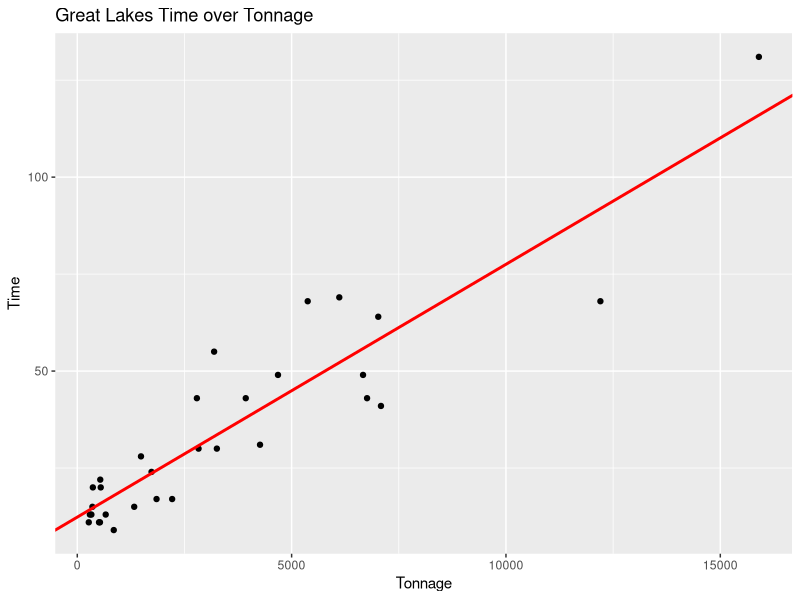
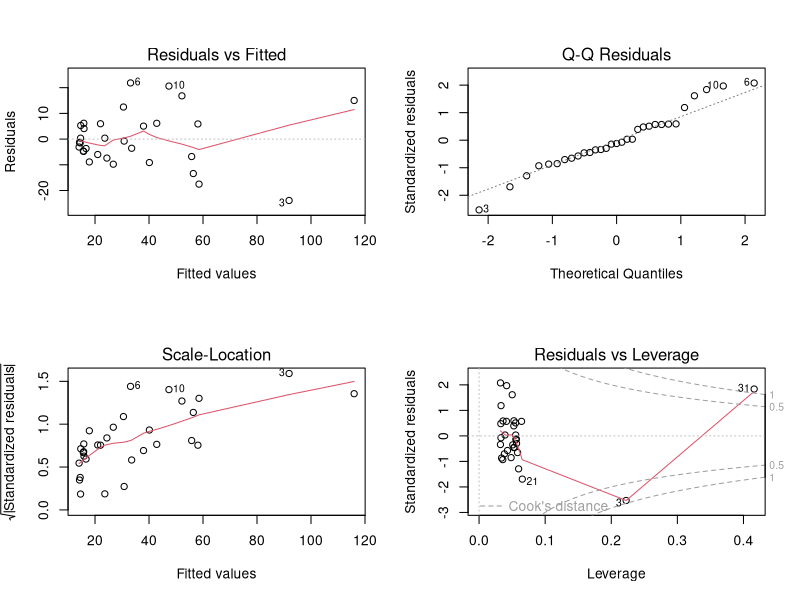
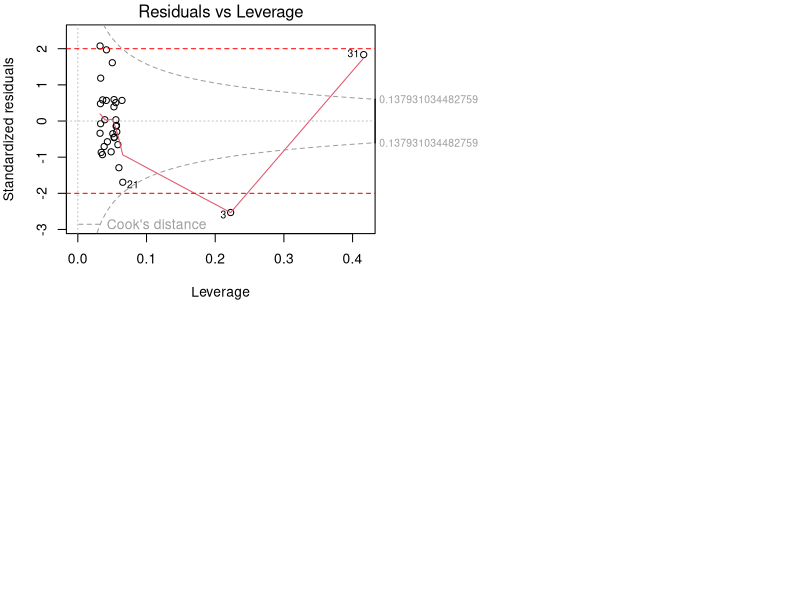
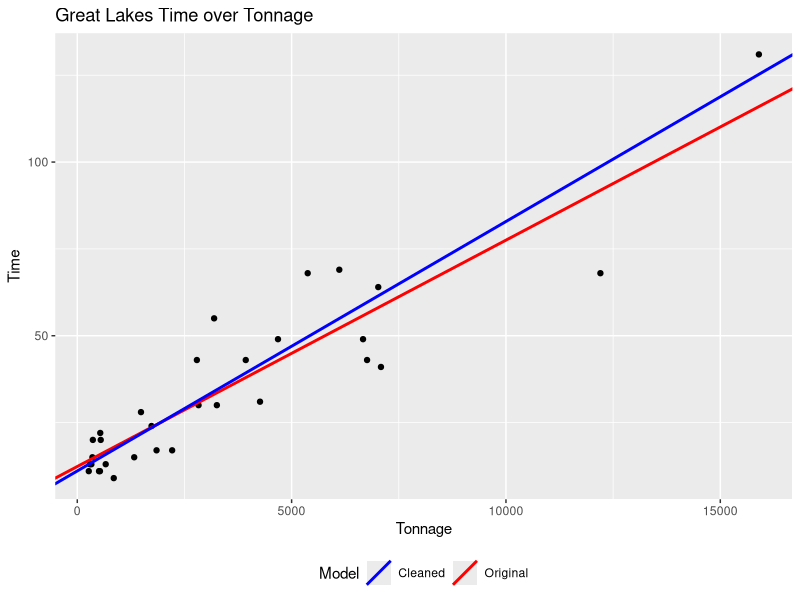
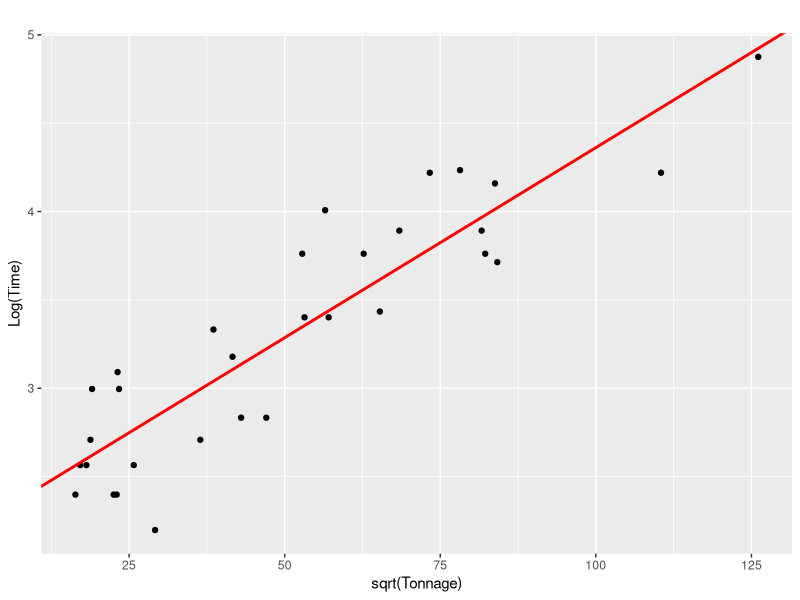
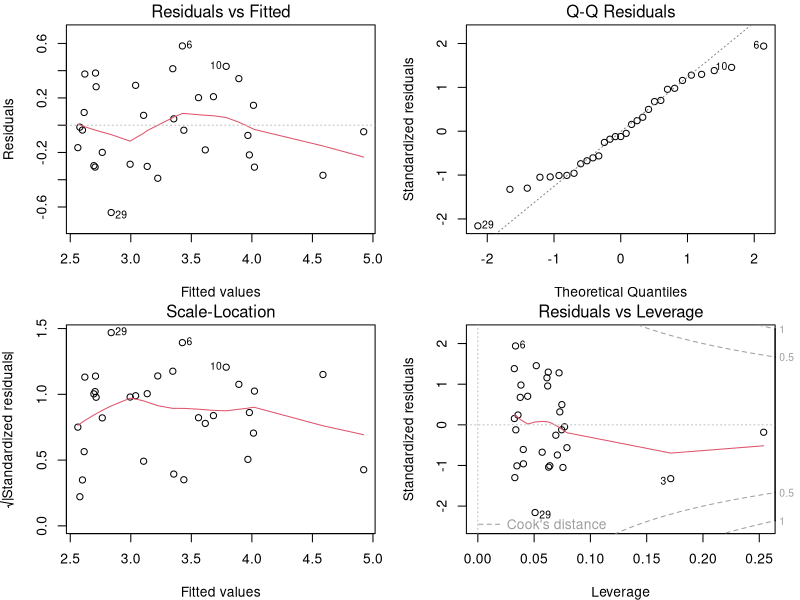
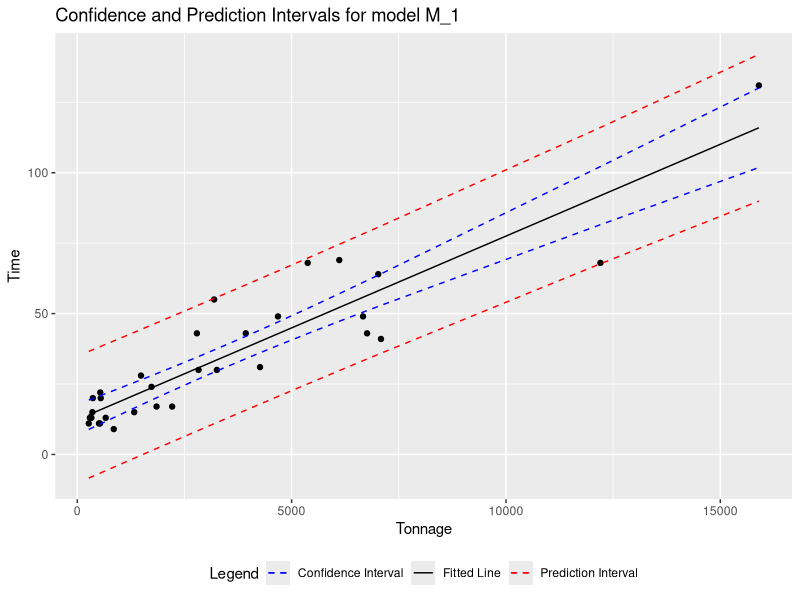
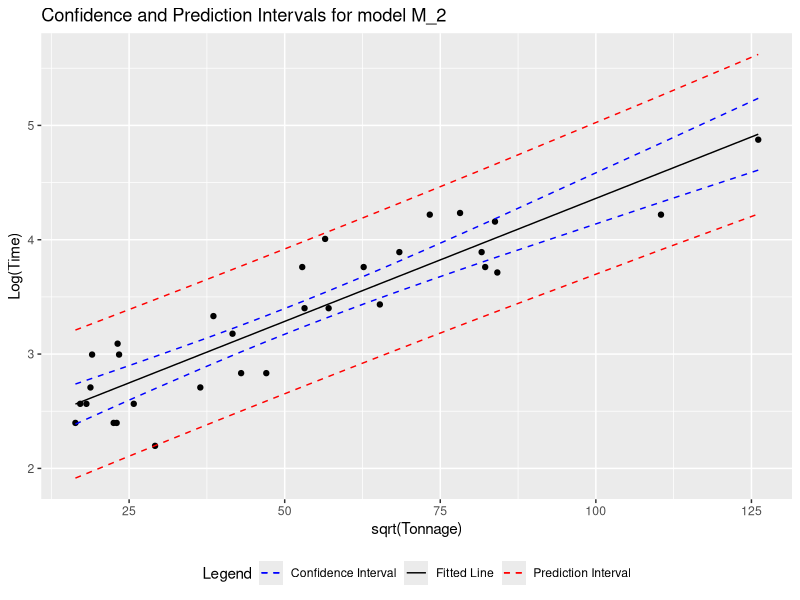

Recreate these plots in R, in order.
## ---- chunk 1
knitr::opts_chunk$set(echo = TRUE)
## ---- chunk 2
    #No Disease
    mean1 <- 195.2745
    var1 <- 1303.9231
    n1 <- 51

    #Disease
    mean2 <- 216.1906
    var2 <- 1850.2488
    n2 <- 320
## ---- chunk 3
    #calculate t and df
    t_stat <- (mean1 - mean2)/sqrt(var1/n1 + var2/n2)
    df <- (var1/n1 + var2/n2)^2 / ((var1/n1)^2/(n1-1) + (var2/n2)^2/(n2-1))

    #calculate P_val
    p_val <- 2 * pt(-abs(t_stat), df)
## ---- chunk 4
    # Calculate the mean difference
    mean_diff <- mean1 - mean2

    # Calculate the standard error of the difference
    se_diff <- sqrt(var1/n1 + var2/n2)

    # Find critical t-value for 99% confidence interval (two sided)
    t_crit <- qt(0.995, df)

    # Calculate the margin of error
    margin_error <- t_crit * se_diff

    # Calculate the confidence interval
    lower_ci <- mean_diff - margin_error
    upper_ci <- mean_diff + margin_error
## ---- chunk 5
    #read .txt file
    glakes <- read.table("glakes.txt", header = TRUE)
    summary(glakes)

    #create the linear model M_1
    glakes_lm_1 <- lm(Time~Tonnage, data = glakes)
## ---- chunk 6
    library(ggplot2)
    ggplot(data = glakes) + 
      geom_point(mapping = aes(x = Tonnage, y = Time)) +
      geom_abline(intercept = coef(glakes_lm_1)[1], slope = coef(glakes_lm_1)[2], color = "red", linewidth = 1) +
      theme(legend.position = "bottom") +
      labs(title = "Great Lakes Time over Tonnage",
           x = "Tonnage", 
           y = "Time")
## ---- chunk 7
    #model summary
    summary(glakes_lm_1)
## ---- chunk 8
    # diagnostics checing plots
    par(mfrow = c(2,2))
    plot(glakes_lm_1)
## ---- chunk 9
    par(mar = c(4, 4, 1.5, 1.5))
    plot(glakes_lm_1, which = 5, cook.levels = 4 / (nrow(glakes) - 2))
    abline(h = 2, col = "red", lty = 2)   # horizontal line at y = 2
    abline(h = -2, col = "red", lty = 2)  # horizontal line at y = -2
## ---- chunk 10
    glakes_clean <- glakes[-c(3), ]
    glakes_lm_1_clean <- lm(Time~Tonnage, data = glakes_clean)

    # Create a small data frame with model info
    lines_df <- data.frame(
      intercept = c(coef(glakes_lm_1)[1], coef(glakes_lm_1_clean)[1]),
      slope = c(coef(glakes_lm_1)[2], coef(glakes_lm_1_clean)[2]),
      Model = c("Original", "Cleaned")
    )

    ggplot(data = glakes) + 
      geom_point(mapping = aes(x = Tonnage, y = Time)) +
      geom_abline(data = lines_df, 
              mapping = aes(intercept = intercept, slope = slope, color = Model),
              linewidth = 1) +
      scale_color_manual(values = c("Original" = "red", "Cleaned" = "blue")) +
      theme(legend.position = "bottom") +
      labs(title = "Great Lakes Time over Tonnage",
       x = "Tonnage", 
       y = "Time",
       color = "Model")
## ---- chunk 11
    #model M_2 data transformations
    log_Time = log(glakes$Time)
    sqrt_Tonnage = sqrt(glakes$Tonnage)

    #linear regression model M_2
    glakes_lm_2 <- lm(log_Time~sqrt_Tonnage, data = glakes)
## ---- chunk 12
    #plot transformed M_2 model
    ggplot(data = glakes) + 
      geom_point(mapping = aes(x = sqrt_Tonnage, y = log_Time)) +
      geom_abline(intercept = coef(glakes_lm_2)[1], slope = coef(glakes_lm_2)[2], color = "red", linewidth = 1) +
      theme(legend.position = "bottom") +
      labs(title = "",
           x = "sqrt(Tonnage)", 
           y = "Log(Time)")
## ---- chunk 13
    #model summary
    summary(glakes_lm_2)
## ---- chunk 14
    # diagnostics checing plots
    par(mfrow = c(2,2))
    plot(glakes_lm_2)
## ---- chunk 15
    # Prepare data for intervals
    newdata_1 = data.frame(Tonnage = glakes$Tonnage)
    conf_intervals <- predict(glakes_lm_1, newdata = newdata_1, interval = "confidence", level = 0.95)
    pred_intervals <- predict(glakes_lm_1, newdata = newdata_1, interval = "predict", level = 0.95)

    # Combine the data into one data frame for easier plotting
    glakes$conf_lower <- conf_intervals[, 2]
    glakes$conf_upper <- conf_intervals[, 3]
    glakes$pred_lower <- pred_intervals[, 2]
    glakes$pred_upper <- pred_intervals[, 3]

    # Create the plot
    ggplot(data = glakes) + 
      geom_point(mapping = aes(x = Tonnage, y = Time)) + 
      geom_line(aes(x = newdata_1$Tonnage, y = conf_intervals[,1], color = "Fitted Line")) + 
      geom_line(aes(x = Tonnage, y = conf_lower, color = "Confidence Interval"), linetype = 2) + 
      geom_line(aes(x = Tonnage, y = conf_upper, color = "Confidence Interval"), linetype = 2) + 
      geom_line(aes(x = Tonnage, y = pred_lower, color = "Prediction Interval"), linetype = 2) + 
      geom_line(aes(x = Tonnage, y = pred_upper, color = "Prediction Interval"), linetype = 2) + 
      labs(title = "Confidence and Prediction Intervals for model M_1", 
       x = "Tonnage", 
       y = "Time") + 
      scale_color_manual(values = c("Fitted Line" = "black", "Confidence Interval" = "blue", "Prediction Interval" = "red")) +
      theme(legend.position = "bottom") + 
      guides(color = guide_legend(title = "Legend"))
## ---- chunk 16
    # Prepare data for intervals
    newdata_2 = data.frame(sqrt_Tonnage = sqrt_Tonnage)
    conf_intervals_2 <- predict(glakes_lm_2, newdata = newdata_2, interval = "confidence", level = 0.95)
    pred_intervals_2 <- predict(glakes_lm_2, newdata = newdata_2, interval = "predict", level = 0.95)

    glakes2 <- data.frame(log_Time = log_Time, sqrt_Tonnage=sqrt_Tonnage)

    # Combine the data into one data frame for easier plotting
    glakes2$conf_lower <- conf_intervals_2[, 2]
    glakes2$conf_upper <- conf_intervals_2[, 3]
    glakes2$pred_lower <- pred_intervals_2[, 2]
    glakes2$pred_upper <- pred_intervals_2[, 3]

    #plot the graph
    ggplot(data = glakes2) + 
      geom_point(mapping = aes(x = sqrt_Tonnage, y = log_Time)) + 
      geom_line(aes(x = newdata_2$sqrt_Tonnage, y = conf_intervals_2[,1], color = "Fitted Line")) + 
      geom_line(aes(x = sqrt_Tonnage, y = conf_lower, color = "Confidence Interval"), linetype = 2) + 
      geom_line(aes(x = sqrt_Tonnage, y = conf_upper, color = "Confidence Interval"), linetype = 2) + 
      geom_line(aes(x = sqrt_Tonnage, y = pred_lower, color = "Prediction Interval"), linetype = 2) + 
      geom_line(aes(x = sqrt_Tonnage, y = pred_upper, color = "Prediction Interval"), linetype = 2) + 
      labs(title = "Confidence and Prediction Intervals for model M_2", 
       x = "sqrt(Tonnage)", 
       y = "Log(Time)") + 
      scale_color_manual(values = c("Fitted Line" = "black", "Confidence Interval" = "blue", "Prediction Interval" = "red")) +
      theme(legend.position = "bottom") + 
      guides(color = guide_legend(title = "Legend"))
